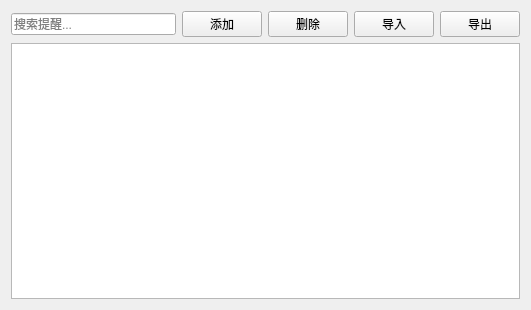
<?xml version="1.0" encoding="UTF-8"?>
<ui version="4.0">
 <class>ReminderList</class>
 <widget class="QWidget" name="ReminderList">
  <property name="geometry">
   <rect>
    <x>0</x>
    <y>0</y>
    <width>531</width>
    <height>310</height>
   </rect>
  </property>
  <property name="sizePolicy">
   <sizepolicy hsizetype="Expanding" vsizetype="Expanding">
    <horstretch>0</horstretch>
    <verstretch>0</verstretch>
   </sizepolicy>
  </property>
  <property name="windowTitle">
   <string>提醒列表</string>
  </property>
  <layout class="QVBoxLayout" name="verticalLayout">
   <item>
    <layout class="QHBoxLayout" name="horizontalLayout">
     <item>
      <widget class="QLineEdit" name="searchEdit">
       <property name="placeholderText">
        <string>搜索提醒...</string>
       </property>
      </widget>
     </item>
     <item>
      <widget class="QPushButton" name="addButton">
       <property name="text">
        <string>添加</string>
       </property>
      </widget>
     </item>
     <item>
      <widget class="QPushButton" name="deleteButton">
       <property name="text">
        <string>删除</string>
       </property>
      </widget>
     </item>
     <item>
      <widget class="QPushButton" name="importButton">
       <property name="text">
        <string>导入</string>
       </property>
      </widget>
     </item>
     <item>
      <widget class="QPushButton" name="exportButton">
       <property name="text">
        <string>导出</string>
       </property>
      </widget>
     </item>
    </layout>
   </item>
   <item>
    <widget class="QTableView" name="tableView">
     <property name="selectionMode">
      <enum>QAbstractItemView::SelectionMode::ExtendedSelection</enum>
     </property>
     <property name="selectionBehavior">
      <enum>QAbstractItemView::SelectionBehavior::SelectRows</enum>
     </property>
     <property name="showGrid">
      <bool>true</bool>
     </property>
    </widget>
   </item>
  </layout>
 </widget>
 <resources/>
 <connections/>
</ui>
